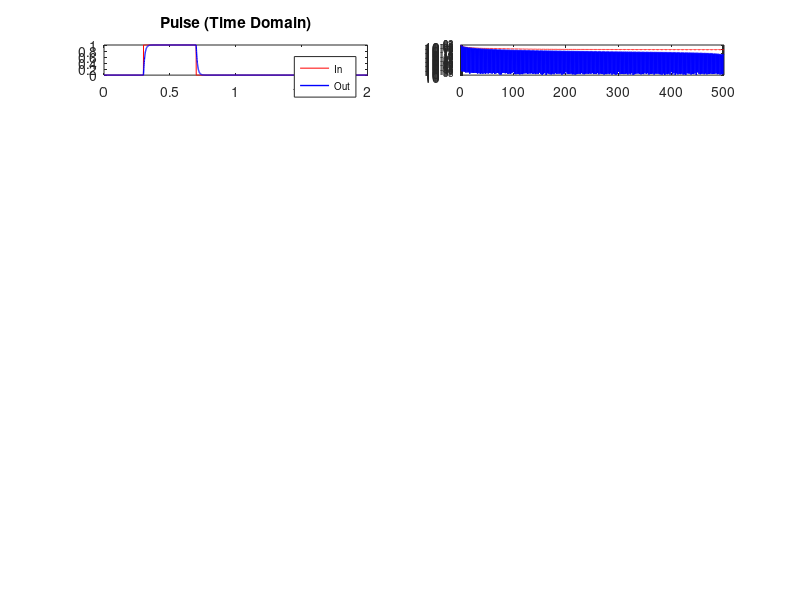

Here is the MATLAB script that generated this plot: (Note: this script raises an error after producing the figure.)
clear; clc; close all;

%% 1. Parameters & Filter Setup
Fs = 1000;              % Sampling Freq
T_total = 2;            % Duration
t = 0:1/Fs:T_total-1/Fs;
L = length(t);
f = Fs*(0:(L/2))/L;

% Define R and C
R = 1000;               % 1 kOhm
C = 10e-6;              % 10 uF
tau = R*C;              % Time constant
fc = 1/(2*pi*tau);      % Cutoff frequency (~15.9 Hz)

% Define Transfer Function H(s) = 1 / (tau*s + 1)
num = 1;
den = [tau 1];
sys = tf(num, den);

%% 2. Define Input Signals
inputs = {
    abs(t-0.5) <= 0.2,                          % 3.1 Pulse
    (1 - abs(t-1)) .* (abs(t-1) <= 1),          % 3.2 Triangle
    sin(2*pi*10*t),                             % 3.3 Sine (Below fc)
    cos(2*pi*50*t),                             % 3.4 Cosine (Above fc)
    exp(-5*t),                                  % 3.5 Exponential
    sinc(5*(t-1)),                              % 3.6 Sinc
    sin(2*pi*10*t).*sin(2*pi*100*t),            % 3.7 Modulated 1
    (sin(2*pi*10*t)+sin(2*pi*20*t)).*sin(2*pi*100*t) % 3.8 Modulated 2
};
names = {'Pulse','Triangle','Sine','Cosine','Exp','Sinc','Mod 1','Mod 2'};

%% 3. Simulation and PSD Calculation
figure('Name', 'RC Filter Analysis', 'Units', 'normalized', 'Position', [0.1 0.1 0.8 0.8]);

for i = 1:8
    u = inputs{i};
    
    % Time Domain Response
    y = lsim(sys, u, t);
    
    % Power Density (PSD) Calculation
    U_fft = fft(u)/L;
    Y_fft = fft(y)/L;
    psd_in = abs(U_fft(1:L/2+1)).^2;
    psd_out = abs(Y_fft(1:L/2+1)).^2;
    
    % Plotting Time Domain
    subplot(8, 2, 2*i-1);
    plot(t, u, 'r', t, y, 'b', 'LineWidth', 1);
    title([names{i} ' (Time Domain)']);
    if i==8, xlabel('Time (s)'); end
    legend('In', 'Out', 'FontSize', 7);
    
    % Plotting PSD (Frequency Domain)
    subplot(8, 2, 2*i);
    semilogy(f, psd_in, 'r', f, psd_out, 'b', 'LineWidth', 1);
    hold on; xline(fc, '--k', 'f_c'); hold off;
    title([names{i} ' (PSD)']);
    grid on; axis tight;
    if i==8, xlabel('Freq (Hz)'); end
end